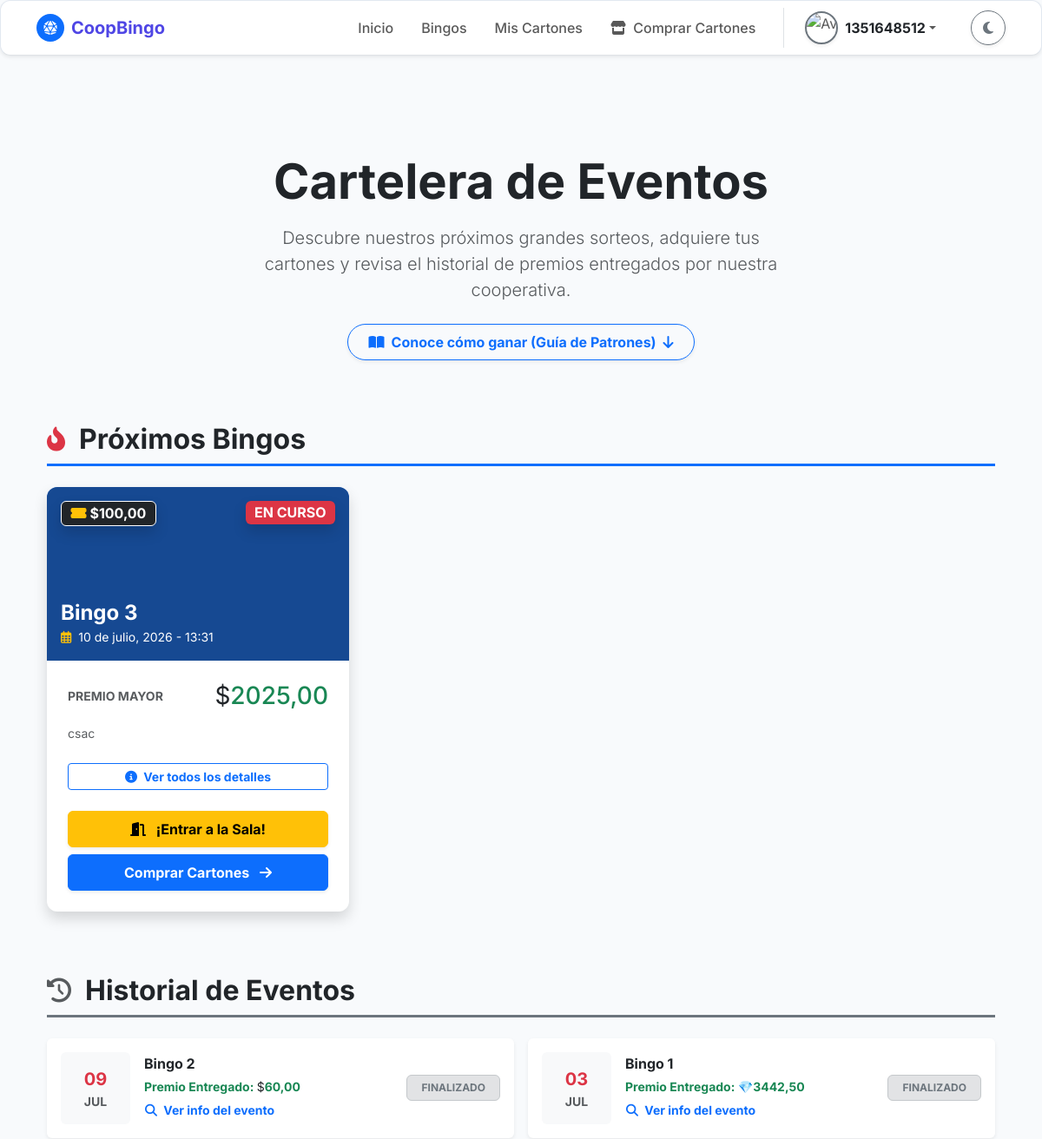
/bingo-publico/ (signed in, upper part), run on an earlier commit of the app's database.
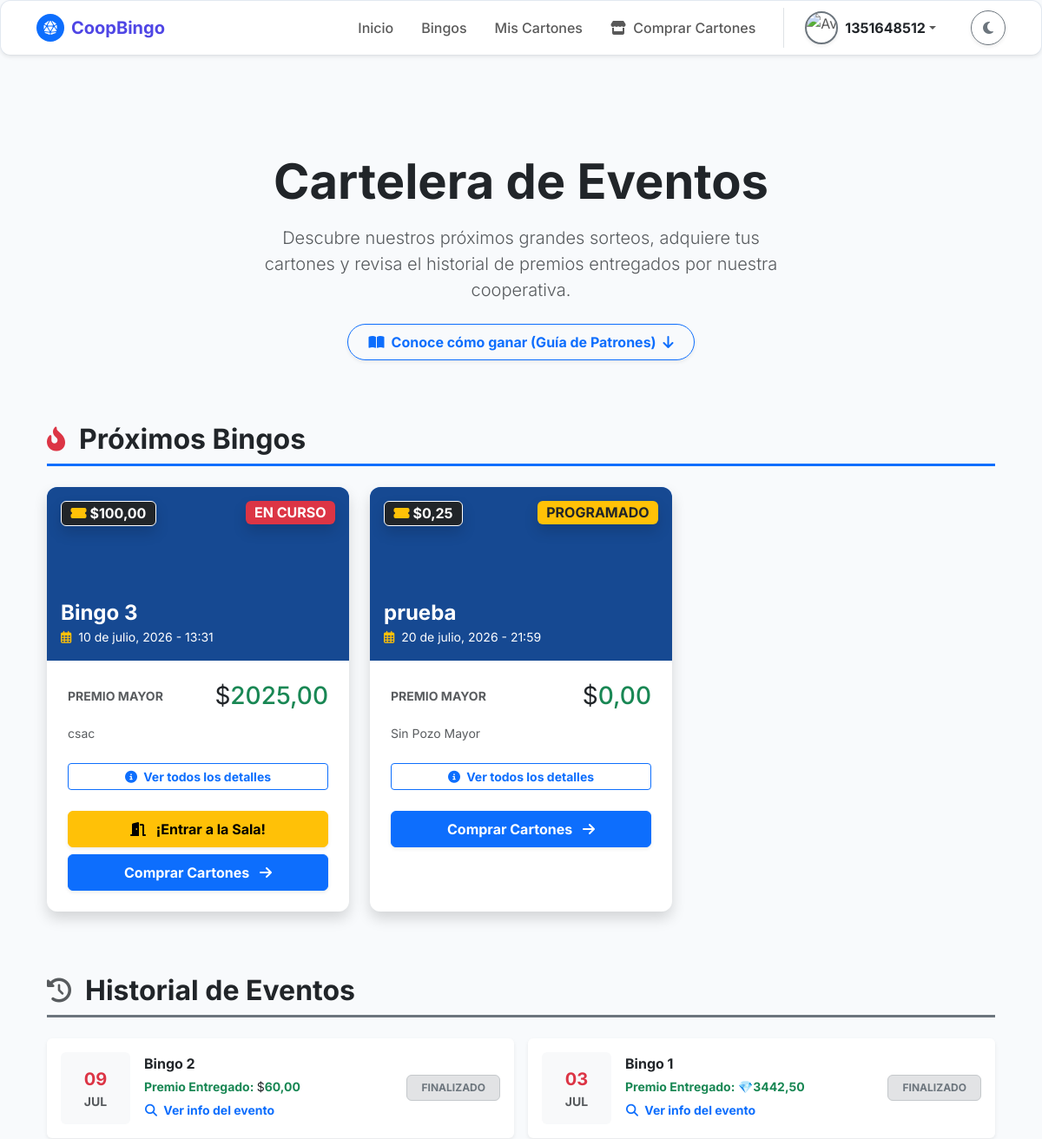
And on a later commit of the database.
### bingo/models.py (models this page shows, shortened)
class Bingo(models.Model):
    TIPO_BINGO_CHOICES = [
        ('Virtual', 'Virtual'),
        ('Presencial', 'Presencial'),
    ]
    ESTADO_BINGO_CHOICES = [
        ('Programado (Oculto)', 'Programado (Oculto)'),
        ('Programado', 'Programado'),
        ('En Curso', 'En Curso'),
        ('Finalizado', 'Finalizado'),
        ('Cancelado', 'Cancelado'),
    ]
    idbingo = models.AutoField(primary_key=True)
    idunidad_venta = models.ForeignKey(UnidadMonetaria, on_delete=models.PROTECT, related_name='bingos_venta')
    idunidad_premio = models.ForeignKey(UnidadMonetaria, on_delete=models.PROTECT, related_name='bingos_premio')
    titulobingo = models.CharField(
        max_length=150,
        verbose_name="Título del Bingo"
    )
    fechaprogramadabingo = models.DateTimeField(
        verbose_name="Fecha y Hora del Evento"
    )
    tipobingo = models.CharField(
        max_length=20,
        choices=TIPO_BINGO_CHOICES,
        verbose_name="Tipo de Bingo"
    )
    lugarbingo = models.CharField(
        max_length=255,
        null=True,
        blank=True,
        verbose_name="Lugar (si es presencial)"
    )
    urlsesionbingo = models.CharField(
        max_length=255,
        null=True,
        blank=True,
        verbose_name="Link de la sesión (si es virtual)"
    )
    preciocarton = models.DecimalField(
        max_digits=10,
        decimal_places=2,
        validators=[MinValueValidator(Decimal('0.01'))],
        verbose_name="Precio del Cartón"
    )
    premiomayor = models.DecimalField(
        max_digits=10,
        decimal_places=2,
        verbose_name="Monto del Premio Mayor"
    )
    descripcionpremiomayor = models.CharField(
        max_length=100,
        verbose_name="¿Qué es el premio mayor?"
    )
    estadobingo = models.CharField(
        max_length=20,
        choices=ESTADO_BINGO_CHOICES,
        default='Programado',
        verbose_name="Estado del Bingo"
    )
    rutaimagenpremiomayor = models.ImageField(
        upload_to='media/bingo/imagen_premio_mayor/',
        max_length=300,
        null=True,
        blank=True,
        verbose_name="Imagen del Premio"
    )
    urlvideopromocional = models.FileField(
        upload_to='media/bingo/video_promocional/',
        max_length=300,
        null=True,
        blank=True,
        verbose_name="Video Promocional"
    )
    descripcionpremios = models.TextField(
        max_length=500,
        null=True,
        blank=True,
        verbose_name="Descripción de otros premios"
    )
    recordatorio_enviado = models.BooleanField(
        default=False,
        verbose_name="Recordatorio 30m Enviado"
    )
    class Meta:
        db_table = 'Bingo'
        verbose_name = 'Bingo'
        verbose_name_plural = 'Bingos'

class UnidadMonetaria(models.Model):
    TIPO_MONEDA_CHOICES = [
        ('Efectivo', 'Efectivo'),
        ('Virtual', 'Virtual'),
    ]
    idunidadmonetaria = models.AutoField(primary_key=True)
    nombremoneda = models.CharField(max_length=100, unique=True, verbose_name="Nombre de la Moneda")
    tipomoneda = models.CharField(max_length=12, choices=TIPO_MONEDA_CHOICES, verbose_name="Tipo de Moneda")
    simbolomoneda = models.CharField(max_length=255, verbose_name="Símbolo")
    tasaconversionmoneda = models.DecimalField(max_digits=10, decimal_places=2, default=1.00, verbose_name="Tasa de Conversión")
    estadomoneda = models.BooleanField(default=True, verbose_name="Estado Activo")
    class Meta:
        db_table = 'unidadmonetaria'
        verbose_name = 'Unidad Monetaria'
        verbose_name_plural = 'Unidades Monetarias'

### bingo/views.py (the view)
# urls.py: path('bingo-publico/', views.bingo_publico, name='bingo'), # Apunta a comunes/bingo.html
def bingo_publico(request):
    bingos_activos = Bingo.objects.filter(
        estadobingo__in=['Programado', 'En Curso']
    ).order_by('fechaprogramadabingo')
    bingos_pasados = Bingo.objects.filter(
        estadobingo__in=['Finalizado', 'Cancelado']
    ).order_by('-fechaprogramadabingo')
    ahora = timezone.now()
    for b in bingos_activos:
        if b.fechaprogramadabingo:
            hora_apertura = b.fechaprogramadabingo - timedelta(minutes=30)
            partida_activa = PartidaBingo.objects.filter(
                idbingo=b,
                estadopartida__in=['Programada', 'En Juego']
            ).order_by('idpartidabingo').first()
            if ahora >= hora_apertura and partida_activa:
                b.sala_abierta = True
                b.id_partida_a_entrar = partida_activa.idpartidabingo
            else:
                b.sala_abierta = False
        else:
            b.sala_abierta = False
        vendidos = CartonPartidaBingo.objects.filter(idpartida__idbingo=b).values('idcarton').distinct().count()
        tasa_venta = float(b.idunidad_venta.tasaconversionmoneda)
        tasa_premio = float(b.idunidad_premio.tasaconversionmoneda)
        ingreso_en_dolares = float(vendidos * b.preciocarton) * tasa_venta
        fondo_pozo_dolares = ingreso_en_dolares * 0.45
        premio_base_dolares = float(b.premiomayor) * tasa_premio
        if fondo_pozo_dolares > premio_base_dolares:
            b.pozo_dinamico_actual = fondo_pozo_dolares / tasa_premio
        else:
            b.pozo_dinamico_actual = float(b.premiomayor)
    for b in bingos_pasados:
        vendidos = CartonPartidaBingo.objects.filter(idpartida__idbingo=b).values('idcarton').distinct().count()
        tasa_venta = float(b.idunidad_venta.tasaconversionmoneda)
        tasa_premio = float(b.idunidad_premio.tasaconversionmoneda)
        ingreso_en_dolares = float(vendidos * b.preciocarton) * tasa_venta
        fondo_pozo_dolares = ingreso_en_dolares * 0.45
        premio_base_dolares = float(b.premiomayor) * tasa_premio
        if fondo_pozo_dolares > premio_base_dolares:
            b.pozo_dinamico_actual = fondo_pozo_dolares / tasa_premio
        else:
            b.pozo_dinamico_actual = float(b.premiomayor)
    contexto = {
        'bingos_activos': bingos_activos,
        'bingos_pasados': bingos_pasados,
        'unidad_monetaria': UnidadMonetaria.objects.first()
    }
    return render(request, 'comunes/bingo.html', contexto)

### bingo/templates/comunes/bingo.html (shortened to what the changed rows need)
{% extends 'comunes/base.html' %}
{% load static %}
{% block content %}
<div class="container text-center py-5 mt-3 mb-4">
    <h1 class="display-4 fw-bold tracking-tight mb-3 animate__animated animate__fadeInDown text-body">
        Cartelera de Eventos
    </h1>
</div>
<div class="container pb-5">
    <div class="d-flex align-items-center mb-4 border-bottom border-primary border-3 pb-2">
        <h2 class="fw-bold text-body mb-0">Próximos Bingos</h2>
    </div>
    <div class="row g-4 mb-5 pb-4">
        {% for bingo in bingos_activos %}
        <div class="col-md-6 col-lg-4">
            <div class="card-minimalista h-100 shadow border-0 overflow-hidden transform-hover bg-body">
                <div class="bg-primary text-center position-relative" style="height: 200px; {% if bingo.rutaimagenpremiomayor %}background: url('{{ bingo.rutaimagenpremiomayor.url }}') center/cover;{% endif %}">
                    <div class="position-absolute top-0 start-0 w-100 h-100 bg-dark opacity-50"></div>
                    <span class="position-absolute top-0 end-0 m-3 badge {% if bingo.estadobingo == 'En Curso' %}bg-danger animate__animated animate__flash animate__infinite{% else %}bg-warning text-dark{% endif %} fs-6 shadow">
                        {{ bingo.estadobingo|upper }}
                    </span>
                    <span class="position-absolute top-0 start-0 m-3 badge bg-dark border border-white fs-6 shadow">
                        <i class="fas fa-ticket-alt text-warning me-1"></i>{{ bingo.idunidad_venta.simbolomoneda }}{{ bingo.preciocarton }}
                    </span>
                    <div class="position-absolute bottom-0 start-0 w-100 p-3 text-start text-white text-shadow-sm z-index-1">
                        <h4 class="fw-bold mb-0 text-truncate" title="{{ bingo.titulobingo }}">{{ bingo.titulobingo }}</h4>
                        <small><i class="far fa-calendar-alt me-1 text-warning"></i> {{ bingo.fechaprogramadabingo|date:"d \d\e F, Y - H:i" }}</small>
                    </div>
                </div>
                <div class="card-body p-4">
                    <div class="d-flex justify-content-between align-items-center mb-3">
                        <span class="text-body-secondary small fw-bold text-uppercase">Premio Mayor</span>
                        <h3 class="text-success fw-black mb-0"><span class="text-body fw-normal">{{ bingo.idunidad_premio.simbolomoneda }}</span>{{ bingo.pozo_dinamico_actual|floatformat:2 }}</h3>
                    </div>
                    <p class="text-body-secondary small mb-4 line-clamp-2">{{ bingo.descripcionpremiomayor }}</p>
                    <button class="btn btn-sm btn-outline-primary w-100 mb-4 fw-bold" data-bs-toggle="modal" data-bs-target="#modalDetallesBingo{{ bingo.idbingo }}">
                        <i class="fas fa-info-circle me-1"></i> Ver todos los detalles
                    </button>
                    <div class="d-flex flex-column gap-2">
                        {% if bingo.sala_abierta %}
                            <a href="{% url 'sala_espera' bingo.id_partida_a_entrar %}" class="btn btn-warning w-100 fw-bold py-2 shadow-sm animate__animated animate__pulse animate__infinite" style="animation-duration: 2s;">
                                <i class="fas fa-door-open me-2"></i> ¡Entrar a la Sala!
                            </a>
                        {% endif %}
                        <a href="{% url 'venta_cartones' %}" class="btn btn-primary w-100 fw-bold py-2 shadow-sm">
                            Comprar Cartones <i class="fas fa-arrow-right ms-2"></i>
                        </a>
                    </div>
                </div>
            </div>
        </div>
        {% endfor %}
    </div>
    <div class="d-flex align-items-center mb-4 border-bottom border-secondary border-3 pb-2 mt-5">
        <h2 class="fw-bold text-body mb-0">Historial de Eventos</h2>
    </div>
    <div class="row g-3">
        {% for bingo in bingos_pasados %}
        <div class="col-12 col-md-6">
            <div class="card border-0 bg-body shadow-sm p-3 d-flex flex-row align-items-center grayscale-hover transition-all">
                <div class="bg-body-tertiary rounded p-3 text-center me-3" style="width: 80px;">
                    <span class="d-block text-danger fw-bold fs-5">{{ bingo.fechaprogramadabingo|date:"d" }}</span>
                    <span class="d-block text-body-secondary small text-uppercase fw-bold">{{ bingo.fechaprogramadabingo|date:"M" }}</span>
                </div>
                <div class="flex-grow-1">
                    <h6 class="fw-bold text-body mb-1">{{ bingo.titulobingo }}</h6>
                    <span class="text-success small fw-bold">Premio Entregado: <span class="text-body fw-normal">{{ bingo.idunidad_premio.simbolomoneda }}</span>{{ bingo.pozo_dinamico_actual|floatformat:2 }}</span>
                    <br>
                    <button class="btn btn-sm btn-link text-primary p-0 mt-1 fw-bold text-decoration-none" data-bs-toggle="modal" data-bs-target="#modalDetallesBingoPasado{{ bingo.idbingo }}">
                        <i class="fas fa-search me-1"></i> Ver info del evento
                    </button>
                </div>
                <div>
                    {% if bingo.estadobingo == 'Cancelado' %}
                        <span class="badge bg-danger-subtle text-danger border border-danger-subtle px-3 py-2">CANCELADO</span>
                    {% else %}
                        <span class="badge bg-secondary-subtle text-secondary border border-secondary-subtle px-3 py-2">FINALIZADO</span>
                    {% endif %}
                </div>
            </div>
        </div>
        {% empty %}
        <div class="col-12 text-center py-4 text-body-secondary">
            <small><i class="fas fa-info-circle me-1"></i> Aún no hay eventos registrados en el historial.</small>
        </div>
        {% endfor %}
    </div>
</div>
{% endblock %}

What changed in the data, as far as the page shows it:
added Bingo: estadobingo "PROGRAMADO", idunidad_venta.simbolomoneda "$", preciocarton "0,25", titulobingo "prueba", fechaprogramadabingo "20 de julio, 2026 - 21:59", idunidad_premio.simbolomoneda "$", pozo_dinamico_actual "0,00", descripcionpremiomayor "Sin Pozo Mayor", shown under "Próximos Bingos"
